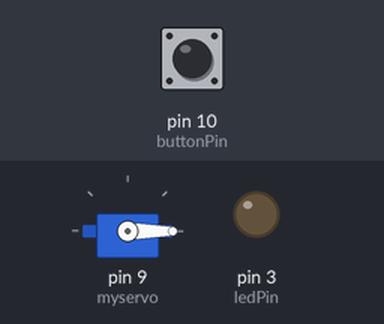
Bench run of a sketch on a simulated Arduino Uno, built with avr-gcc and run on an emulated ATmega328P. Shown: servo, output pins drawn as LEDs (lit = HIGH). The test bench sets the inputs (shaded band); at power-on: pin 10 (buttonPin) HIGH.

Above: at 1.2 s.
1.3 s: pin 10 (buttonPin) pulled LOW for 0.15 s
At 1.8 s:
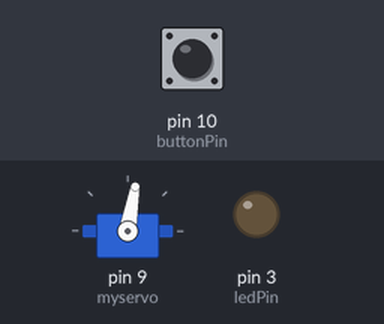
2.9 s: pin 10 (buttonPin) pulled LOW for 3.2 s
At 3.5 s:
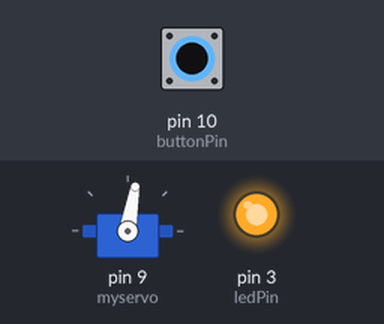
Timing chart, 0 to 7.6 s (numbered marks = the images above; inputs shaded):
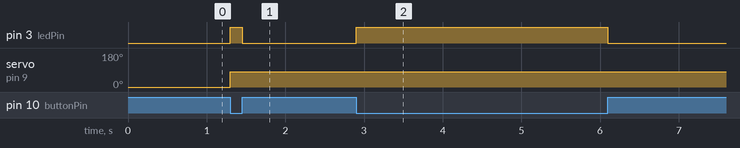

Measured:
- after the input at 1.3 s, pin 3 (ledPin): LOW → HIGH at once, → LOW 0.15 s later; servo on pin 9 (myservo): 0° → 80° at once
- after the input at 2.9 s, pin 3 (ledPin): LOW → HIGH at once, → LOW 3.2 s later

The sketch:

BUTTON-WITH-LED.ino
```cpp
#include <Servo.h> // Library for controlling the barrier gate servo

const int buttonPin = 10;
const int ledPin = 3;
Servo myservo;  // create servo object to control a servo

void setup() {
  // put your setup code here, to run once:
  pinMode(buttonPin, INPUT);
  pinMode(ledPin, OUTPUT);
  myservo.attach(9);  // attaches the servo on pin 9 to the servo object
  myservo.write(0);
}

void loop() {
  // put your main code here, to run repeatedly:
  int sensorvalue = digitalRead(buttonPin);

  if (sensorvalue == LOW){
    Serial.print("value button :");
    Serial.println(sensorvalue);
    digitalWrite(ledPin, HIGH);
    myservo.write(80);
  }
  else {
    digitalWrite(ledPin, LOW);
  }
}
```
